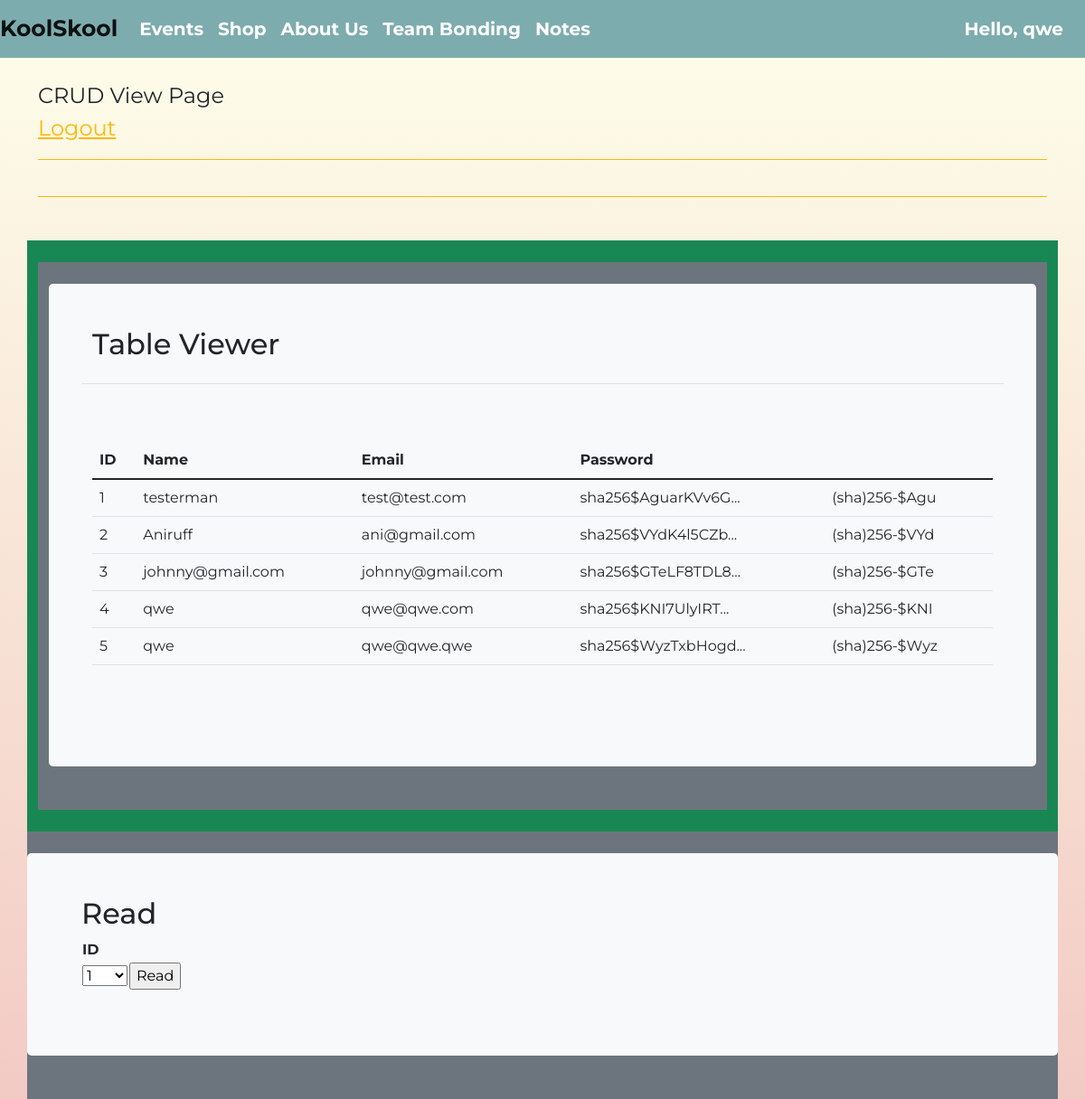
/crud/crudview/ (signed in), run on the app's committed database.
### cruddy/model.py (models this page shows, shortened)
class Users(UserMixin, db.Model):
    __tablename__ = 'users'
    userID = db.Column(db.Integer, primary_key=True)
    name = db.Column(db.String(255), unique=False, nullable=False)
    email = db.Column(db.String(255), unique=True, nullable=False)
    password = db.Column(db.String(255), unique=False, nullable=False)
    phone = db.Column(db.String(255), unique=False, nullable=False)
    notes = db.relationship("Notes", cascade='all, delete', backref='users', lazy=True)
    def read(self):
        return {
            "userID": self.userID,
            "name": self.name,
            "email": self.email,
            "password": self.password,
            "phone": self.phone,
            "query": "by_alc"  # This is for fun, a little watermark
        }
    def delete(self):
        db.session.delete(self)
        db.session.commit()
        return None

### cruddy/app_crud.py (the view)
@app_crud.route('/crudview/')
@login_required
def crud_view():
    return render_template("crudview.html", table=users_all())

### cruddy/login.py (called while the page is built)
@login_manager.user_loader
def user_loader(user_id):
    if user_id is not None:
        return Users.query.get(user_id)
    return None

### cruddy/query.py (called while the page is built)
def users_all():
    table = Users.query.all()
    json_ready = [peep.read() for peep in table]
    return json_ready

### cruddy/templates/cruddy/crudview.html (shortened to what this page needs)
<!DOCTYPE html>
{% extends "layouts/base.html" %}
{% block content %}
<div class="container py-4">
    <header class="pb-3 mb-4 border-bottom border-primary text-dark">
        <span class="fs-4">CRUD View Page</span>
        <header class="pb-3 mb-4 border-bottom border-primary text-dark">
            <span class="fs-4"><a href={{ url_for('crud.crud_logout') }}>Logout</a></span>
        </header>
    </header>
</div>
<div class="container py-4 text-light bg-success">
    <div class="container bg-secondary py-4">
        <div class="p-5 mb-4 bg-light text-dark rounded-3">
            <h2>Table Viewer</h2>
            <div class="row align-items-md-stretch">
                <table class="table">
                    <tbody>
                    <tr>
                        <td></td>
                        <td></td>
                    </tr>
                    </tbody>
                </table>
            </div>
            <div class="row align-items-md-stretch">
                <div class="container-fluid py-5">
                    <table class="table">
                        <thead>
                        <tr>
                            <th>ID</th>
                            <th>Name</th>
                            <th>Email</th>
                            <th>Password</th>
                        </tr>
                        </thead>
                        <tbody>
                        {% for row in table %}
                        {% set pn = "" ~ row['password'] %}
                        {% set pnf = "(" ~ pn[0:3] ~ ")" ~ pn[3:6] ~ "-" ~ pn[6:10] %}
                        <tr>
                            <td>{{ row['userID'] }}</td>
                            <td>{{ row['name'] }}</td>
                            <td>{{ row['email'] }}</td>
                            <td>{{ row['password'] | truncate(20) }}</td>
                            <td>{{ pnf }}</td>
                        </tr>
                        {% endfor %}
                        </tbody>
                    </table>
                </div>
            </div>
        </div>
    </div>
</div>
<div class="container bg-secondary py-4">
    <div class="row mb-4 bg-light text-dark rounded-3">
        <div class="col-md-3">
            <div class="p-5 mb-4 bg-light text-dark rounded-3">
                <h2>Read</h2>
                <form method="POST" ID="read" action={{url_for('crud.read')}} >
                    <table id="read_table">
                        <tr><th><label for="read_userid">ID</label></th></tr>
                        <tr>
                            <td>
                                <select name="userid" id="read_userid">
                                    <optgroup label="userid">
                                        {% for row in table %}
                                        <option label="{{ row['userID'] }}">{{ row['userID'] }}</option>
                                        {% endfor %}
                                    </optgroup>
                                </select>
                            </td>
                            <td>
                                <input type="submit" value="Read">
                            </td>
                        </tr>
                    </table>
                </form>
            </div>
        </div>
    </div>
</div>
{% endblock %}

### templates/layouts/base.html (shortened to what this page needs)
<!DOCTYPE html>
<html lang="en">
{% set basename = "KoolSkool" %}
<head>
    <link href="https://cdn.jsdelivr.net/npm/bootstrap@5.0.2/dist/css/bootstrap.min.css"
          rel="stylesheet"
    >
    {% block colors %}
    <link rel="stylesheet" type="text/css" href="{{ url_for('static', filename='SCSS/base_design.css', version= '50') }}">
    {% endblock %}
</head>
<body>
    {% include "layouts/navbar.html" %}
    {% block content %}
    {% endblock %}
</body>

### templates/layouts/navbar.html (shortened to what this page needs)
<nav class="navbar navbar-expand-lg navbar-light" style="background-color: #7DACAE;">
  <a style="font-weight: bold; font-size: 25px;" class="navbar-brand" href="/">{{ basename }}</a>
  <div class="collapse navbar-collapse" id="navbarSupportedContent">
    <ul class="navbar-nav mr-auto">
      <li class="nav-item">
        <a style="color: white; font-weight: bold; font-size: 20px;" class="nav-link" href={{ url_for('events')}}>Events</a>
      </li>
      <li class="nav-item">
        <a style="color: white; font-weight: bold; font-size: 20px;" class="nav-link" href={{ url_for('shop')}}>Shop</a>
      </li>
      <li class="nav-item">
        <a style="color: white; font-weight: bold; font-size: 20px;" class="nav-link" href={{ url_for('about')}}>About Us</a>
      </li>
      <li class="nav-item">
        <a style="color: white; font-weight: bold; font-size: 20px;" class="nav-link" href={{ url_for('activity')}}>Team Bonding</a>
      </li>
      <li>
          <a style="color: white; font-weight: bold; font-size: 20px;" class="nav-link" href={{url_for('notes.notes')}}>Notes</a>
      </li>
    </ul>
    <ul class="navbar-nav" style="margin-left: auto ">
      <li class="nav-item">
        <div class="px-3">
          {% if current_user.is_authenticated %}
          <a style="color: white; font-weight: bold; font-size: 20px;" class="nav-link" href={{url_for('main_logout')}}> Hello, {{ current_user.name }} </a>
          {% else %}
          <a style="color: white; font-weight: bold; font-size: 20px;" class="nav-link" href={{url_for('main_login')}}>Login</a>
          {% endif %}
        </div>
      </li>
    </ul>
  </div>
</nav>

### templates/layouts/base.html (style rules this page uses)
body { background: -webkit-gradient(linear, left top, left bottom, from(#FEFFEB), to(#f2cac4)) fixed; }

### data on the page
Users: name "qwe", userID "4", email "qwe@qwe.com", password "sha256$KNI7UlyIRT...", pnf "(sha)256-$KNI"
Users: userID "1", name "testerman", email "test@test.com", password "sha256$AguarKVv6G...", pnf "(sha)256-$Agu"
Users: userID "2", name "Aniruff", email "ani@gmail.com", password "sha256$VYdK4l5CZb...", pnf "(sha)256-$VYd"
Users: userID "3", name "johnny@gmail.com", email "johnny@gmail.com", password "sha256$GTeLF8TDL8...", pnf "(sha)256-$GTe"
Users: userID "5", name "qwe", email "qwe@qwe.qwe", password "sha256$WyzTxbHogd...", pnf "(sha)256-$Wyz"

### other printed values
{{ basename }} "KoolSkool"
form field userid "1"
